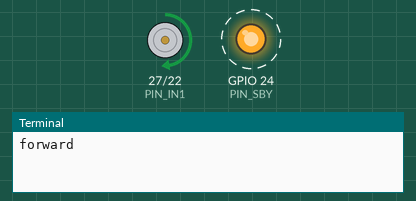
Recording of a program running on a simulated Raspberry Pi (BCM pin numbers). Shown: motor-driver pin pairs drawn as motors (green arrow = first pin HIGH = forward, orange = second pin HIGH = backward, longer = more drive, scaled by the enable pin), output pins drawn as LEDs (lit = HIGH), the last lines printed to the terminal. Dashed ring = blinking.

Above: at 1.0 s.
At 3.2 s:
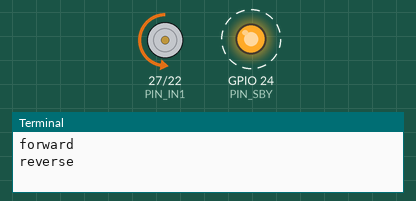
Timing chart, 0 to 5.9 s (numbered marks = the images above):
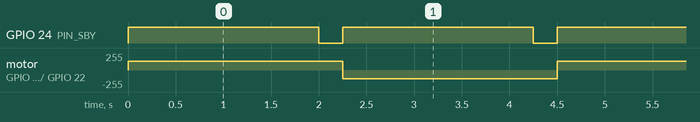

The program:

motor_testing.py
```python
from time import sleep      # Import sleep from time
import RPi.GPIO as GPIO     # Import Standard GPIO Module

GPIO.setmode(GPIO.BCM)      # Set GPIO mode to BCM
GPIO.setwarnings(False)

# PWM Frequency
pwmFreq = 200

PIN_IN1 = 27
PIN_IN2 = 22
PIN_PWM = 23

PIN_SBY = 24

# Setup Pins for motor controller
GPIO.setup(PIN_IN1, GPIO.OUT)    # PWMA
GPIO.setup(PIN_IN2, GPIO.OUT)    # AIN2
GPIO.setup(PIN_PWM, GPIO.OUT)    # AIN1

GPIO.setup(PIN_SBY, GPIO.OUT)    # SBY

pwma = GPIO.PWM(PIN_PWM, pwmFreq)    # pin 18 to PWM
pwma.start(0)


def forward(spd):
    runMotor(spd, "forward")


def reverse(spd):
    runMotor(spd, "reverse")


def runMotor(spd, direction):
    in1 = GPIO.HIGH
    in2 = GPIO.LOW

    if(direction == "reverse"):
        in1 = GPIO.LOW
        in2 = GPIO.HIGH

    GPIO.output(PIN_SBY, GPIO.HIGH)

    GPIO.output(PIN_IN1, in1)
    GPIO.output(PIN_IN2, in2)
    pwma.ChangeDutyCycle(spd)


def motorStop():
    GPIO.output(PIN_SBY, GPIO.LOW)
    # GPIO.output(PIN_IN1, GPIO.LOW)
    # GPIO.output(PIN_IN2, GPIO.LOW)


def main(args=None):
    while True:
        print("forward")
        forward(50)     # run motor forward
        sleep(2)        # ... for 2 seconds
        motorStop()     # ... stop motor
        sleep(.25)      # delay between motor runs

        print("reverse")
        reverse(50)     # run motor in reverse
        sleep(2)        # ... for 2 seoconds
        motorStop()     # ... stop motor
        sleep(.25)      # delay between motor runs


if __name__ == "__main__":
    main()
```

Measured:
- by itself, GPIO 24 (PIN_SBY): alternates HIGH for 2.0 s and LOW for 0.25 s
- by itself, motor on GPIO 27 (PIN_IN1) / GPIO 22 (PIN_IN2): alternates forward 128/255 for 2.3 s and backward 128/255 for 2.3 s
